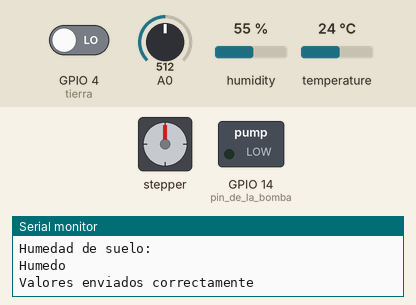
A sketch run on a simulated ESP8266 (NodeMCU). On the bench: stepper motor, switched loads named in the sketch (green lamp = pin HIGH), the last lines printed to the serial monitor. Wiring (inferred from the names in the program): stepper motor (2048 steps per turn assumed): coils GPIO 0, GPIO 2, GPIO 13, GPIO 15. The inputs (shaded band) are chosen by the test bench; at power-on: temperature 24 °C, GPIO 4 (tierra) LOW, A0 = 512, humidity 55 %. WiFi joins after 1.5 s; servers stay silent unless stated; pins used as bus, display or sensor lines are not drawn.

Above: at 3.0 s.
3.1 s: temperature set to 29.3 °C
8.8 s: temperature set to 30.8 °C
At 12.22 s:
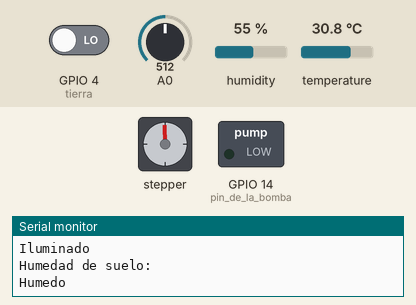
At 12.83 s:
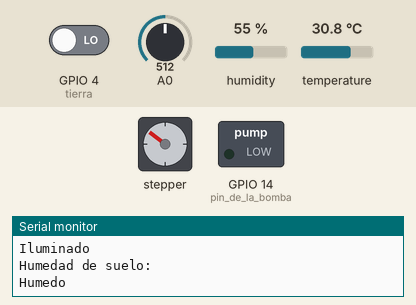
Timing chart, 0 to 36.5 s (numbered marks = the images above; inputs shaded):
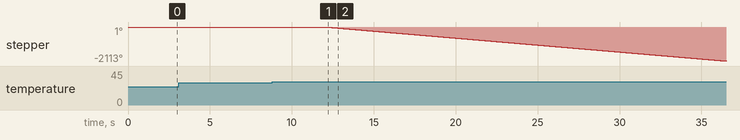

The sketch:

BETA1.0_Traller.ino
```cpp
#include <ESP8266WiFi.h>                                                //libreria WiFi
#include <Ubidots.h>                                                    //libreria Ubidots
#include <DHT.h>                                                        //libreria DHT
#define DHTTYPE DHT22

#define DHTPIN 5                                                        //Define pin de sensor D1
#define tierra 4                                                        // d2

const char* UBIDOTS_TOKEN = "BBFF-SyxCGwE9oF8VZO1W1hhDUC8BpW3LSP";      //TOKEN de ubidots
String ssid     = "paloma1";                                            //red wifi
String password = "1223334444";                                         //constraseña wifi
Ubidots ubidots(UBIDOTS_TOKEN, UBI_HTTP);
DHT dht(DHTPIN, DHTTYPE, 22);                                           //se declara el sensor
//LDR
byte conts = 0;                                                         //conteo de intentos de conexion
byte max_int = 50;                                                      // maximos intentos

//CUBIERTA
int Paso [ 8 ][ 4 ] =                                                  //pasos
   {  {1, 0, 0, 0},
      {1, 1, 0, 0},
      {0, 1, 0, 0},
      {0, 1, 1, 0},
      {0, 0, 1, 0},
      {0, 0, 1, 1},
      {0, 0, 0, 1},
      {1, 0, 0, 1}
   };
//pines PaP
#define IN1  0                                                       //declaracion de pines de motor
#define IN2  2
#define IN3  13
#define IN4  15


boolean Direction = true;                                            //se declara la variable de direccion
int Steps = 0;
int steps_left = 0;                                                 //los pasos a dar


void setup() {
  Serial.begin(9600);                                                 //se inicia comunicacion serial
  dht.begin();
  pinMode(14, OUTPUT);                                                 //pin de la bomba
  pinMode(IN1, OUTPUT);
  pinMode(IN2, OUTPUT);
  pinMode(IN3, OUTPUT);
  pinMode(IN4, OUTPUT);
  pinMode(2 , OUTPUT);                                                        //pin del on/off de motor
  WiFi.begin(ssid ,password);
  while (WiFi.status() !=WL_CONNECTED and conts <max_int){          //bucle de conexion wifi
    conts++;
    delay(500);
    Serial.print(".");
    Serial.print("");
    if(conts < max_int){
      Serial.println("*************************************************");
      Serial.print(  "Conectado a la red: ");
      Serial.println(WiFi.SSID());
      Serial.print("IP: ");
      Serial.println(WiFi.localIP());
      Serial.print("macAdress: ");
      Serial.println(WiFi.macAddress());
      Serial.println("*************************************************");
    }
    else{
      Serial.println("*************************************************");
      Serial.println("Error de conexion");
      Serial.println("*************************************************");
    }
  }
}
int cont = 3;
void loop() {

  //LDR
  int sensorValue = analogRead(A0);                             // entrada analogica
  float voltage = sensorValue * (3.3 / 1023.0);                 //ecuacion para transformar el valor a voltaje entre 0 a 3.3

  //DHT 22
  float h = dht.readHumidity();                                 //se determina variable de humedad
  float t = dht.readTemperature();                              //se determina variable de temperatura

  //se escribe en el monitor en serie
  Serial.println("Humedad: ");
  Serial.println(h);
  Serial.println("Temperatura: ");
  Serial.println(t);
  //tierra
  int valor = digitalRead(tierra);                            //se lee estado logico de sensor de humedad
  if ((voltage) < 0.10) {
    Serial.println("Luz: ");
    Serial.println("Oscuro");                                 //informa tipo de iluminacion que recibe el cultivo
    if ((valor) == 1) {
      Serial.println("Humedad de suelo: ");
      Serial.println("Seco");                                 //informa de humedad de suelo
      digitalWrite(14, HIGH);                                  //Se activa bomba de riego D0
    }
    else {
      Serial.println("Humedad de suelo: ");
      Serial.println("Humedo");                               //informa de humedad de suelo
      digitalWrite(14, LOW);                                   //Se desactiva la bomba de riego D0
    }
  }
  else {
    Serial.println("Luz: ");
    Serial.println("Iluminado");                              //informa tipo de iluminacion que recibe el cultivo
    digitalWrite(14, LOW);
    if ((valor) == 1) {
      Serial.println("Humedad de suelo: ");
      Serial.println("Seco");                                 //informa de humedad de suelo
                                                              //Se activa bomba de riego D0
    }
    else {
      Serial.println("Humedad de suelo: ");
      Serial.println("Humedo");                               //informa de humedad de suelo
                                                             //Se desactiva la bomba de riego D0
    }
  }

  //CUBIERTA
  if( t < 2.00 or t > 30.00){
    if(Direction){
      cont = 1;
    }
  }

  if (cont == 1){
    if (t < 2.00 or t > 30.00){
      steps_left = 25000;
      Direction = false;
      Giro();
      cont = 2;
    }else{
      steps_left = 0;
      Giro();
    }
  }else if( cont == 2){
    if( t > 2.00 and t < 30.00){
      steps_left = 26000;
      Direction = true;
      Giro();
      cont = 3;
    }
    else{
      steps_left = 0;
      Giro();
    }
  }

  //SE ENVIA DATOS A UBIDOTS
  ubidots.add("Humedad",h);
  ubidots.add("Temperatura",t);
  ubidots.add("Humedad de suelo", valor);

  //Se verifica envio de datos
  bool bufferSent = false;
  bufferSent = ubidots.send();
  if (bufferSent){
    Serial.println("Valores enviados correctamente");
  }else{
    Serial.println("Error valores no enviados");
  }
  delay(5000);
}

void Giro(){
  while(steps_left >0){
      stepper() ;     // Avanza un paso

      steps_left-- ;  // Un paso menos
      delay(1);}

}
void stepper()            //Avanza un paso
   {  digitalWrite( IN1, Paso[Steps][ 0] );
      digitalWrite( IN2, Paso[Steps][ 1] );
      digitalWrite( IN3, Paso[Steps][ 2] );
      digitalWrite( IN4, Paso[Steps][ 3] );

      SetDirection();
   }
void SetDirection()
  {
  if(Direction)
      Steps++;
  else
      Steps--;
      Steps = ( Steps + 8 ) % 8 ;
   }
```

Measured:
- the behaviour switches between 30 and 30.1 °C on temperature (found by bisection; images 0 and 1)
- after the input at 8.8 s, stepper: keeps turning counter-clockwise at about 87°/s, starting after 3.3 s
